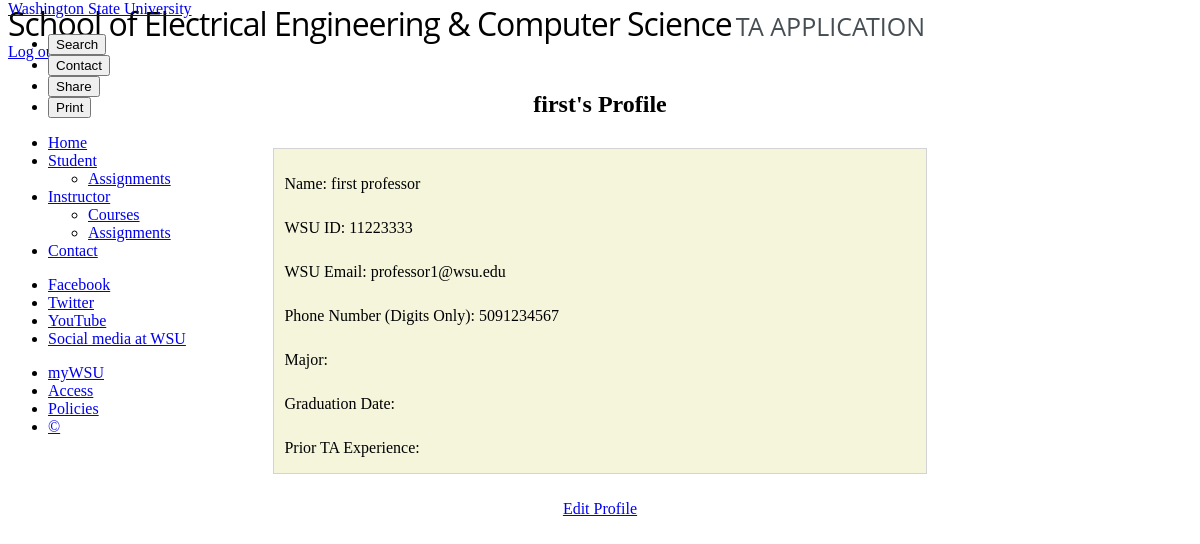
The app's page /student_main (signed in) with its own data.
### app/models.py (models this page shows, shortened)
class User(UserMixin, db.Model):
    id = db.Column(db.Integer, primary_key=True)
    username = db.Column(db.String(64), index=True, unique=True)
    type = db.Column(db.String(64), unique=False)
    password_hash = db.Column(db.String(128))
    firstname = db.Column(db.String(64), unique=False)
    lastname = db.Column(db.String(120), unique=False)
    wsuid = db.Column(db.Integer, unique=False)
    phonenumber = db.Column(db.Integer, unique=False)
    posts = db.relationship('Post', backref='author', lazy='dynamic')
    assigned = db.Column(db.String(140), unique=False)
    course = db.Column(db.String(140), unique=False)

### app/routes.py (the view)
@app.route('/student_main', methods=['GET', 'POST'])
@login_required
def student_main():
	user = current_user
	return render_template("student_main.html", title='Student_page')

### app/models.py (called while the page is built)
@login.user_loader
def load_user(id):
    return User.query.get(int(id))

### app/templates/student_main.html (shortened to what this page needs)
{% extends "base.html" %}
{% block content %}
<div class="student_main">
    <a href="{{ url_for('logout') }}">Log out</a>
    <h1 class="subheader">{{ current_user.firstname }}'s Profile</h1>
    <div class="contents">
        <p>Name: {{ current_user.firstname }} {{ current_user.lastname }} </p>
        <p>WSU ID: {{ current_user.wsuid }} </p>
        <p>WSU Email: {{ current_user.username }} </p>
        <p>Phone Number (Digits Only): {{ current_user.phonenumber}} </p>
        <p>Major: {{ current_user.major}} </p>
        <p>Graduation Date: {{ current_user.grad_date}} </p>
        <p>Prior TA Experience: {{ current_user.prior_exp}} </p>
    </div>
</div>
<p class="link">
    <a href="{{ url_for('edit_student') }}">Edit Profile</a>
</p>
{% endblock %}

### app/templates/student_main.html (style rules this page uses)
h1, .link { padding-top: 10px; padding-bottom: 10px; text-align: center; }
.contents { background-color: beige; border: 1px solid lightgrey; margin: 0 auto; width: 55%; }
.contents p { padding-top: 10px; padding-left: 10px; }

### records on screen
User: firstname "first", lastname "professor", wsuid "11223333", username "professor1@wsu.edu", phonenumber "5091234567"
